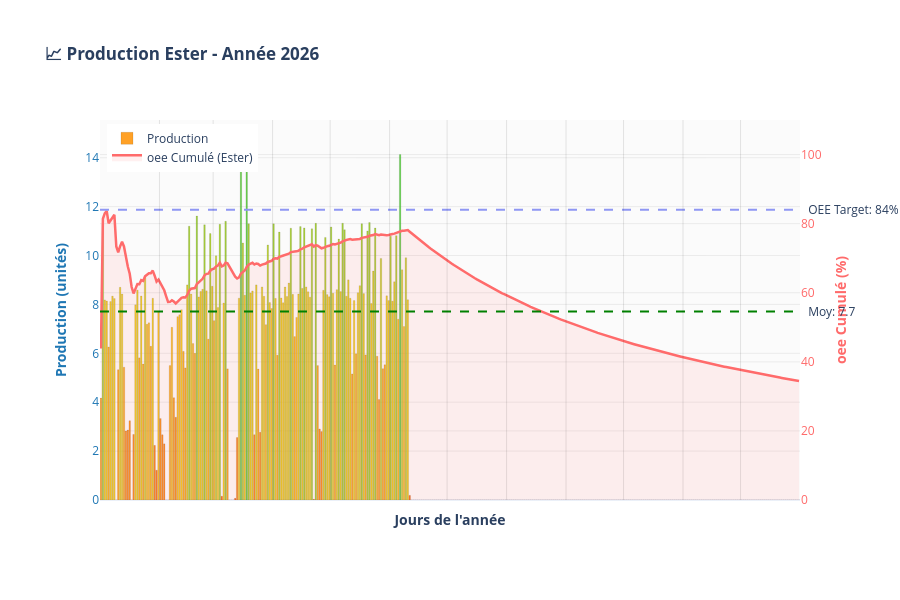

Notebook code cell kept with this figure:
### Code cell
dashboard.plot_histogramme_annee_complet(annea=2026, nom_produit='Ester', std=2)

### Figure 1 — Plotly figure (JSON) as saved in the notebook; plotly's stock layout.template omitted (floating-point values rounded to 4 significant figures; data arrays with more than 128 entries replaced by an {"elided": "..."} marker saying what was removed)
{"data": [{"hovertemplate": "<b>%{x}</b><br>Prod: %{y:.1f}<extra></extra>", "marker": {"color": {"elided": "365 str values"}, "line": {"color": "rgba(0,0,0,0.2)", "width": 0.5}}, "name": "Production", "showlegend": true, "type": "bar", "x": {"elided": "365 str values"}, "y": {"elided": "365 float values"}, "yaxis": "y"}, {"fill": "tozeroy", "fillcolor": "rgba(255, 107, 107, 0.1)", "hovertemplate": "<b>%{x}</b><br>oee Cumul: %{y:.1f}%<extra></extra>", "line": {"color": "#FF6B6B", "width": 2.5}, "mode": "lines", "name": "oee Cumulé (Ester)", "type": "scatter", "x": {"elided": "365 str values"}, "y": {"elided": "365 float values"}, "yaxis": "y2"}], "layout": {"annotations": [{"showarrow": false, "text": "  Moy: 7.7", "x": 1, "xanchor": "left", "xref": "x domain", "y": 7.712, "yanchor": "middle", "yref": "y"}, {"showarrow": false, "text": "  OEE Target: 84%", "x": 1, "xanchor": "left", "xref": "x domain", "y": 84, "yanchor": "middle", "yref": "y2"}], "height": 600, "hovermode": "x unified", "legend": {"x": 0.01, "y": 0.99}, "margin": {"b": 100, "l": 100, "r": 100, "t": 120}, "plot_bgcolor": "rgba(240, 240, 240, 0.3)", "shapes": [{"line": {"color": "green", "dash": "dash", "width": 2}, "type": "line", "x0": 0, "x1": 1, "xref": "x domain", "y0": 7.712, "y1": 7.712, "yref": "y"}, {"line": {"color": "#8f97F3", "dash": "dash", "width": 2}, "type": "line", "x0": 0, "x1": 1, "xref": "x domain", "y0": 84, "y1": 84, "yref": "y2"}, {"line": {"color": "rgba(0,0,0,0.1)", "dash": "solid", "width": 1}, "type": "line", "x0": 30.5, "x1": 30.5, "xref": "x", "y0": 0, "y1": 1, "yref": "y domain"}, {"line": {"color": "rgba(0,0,0,0.1)", "dash": "solid", "width": 1}, "type": "line", "x0": 58.5, "x1": 58.5, "xref": "x", "y0": 0, "y1": 1, "yref": "y domain"}, {"line": {"color": "rgba(0,0,0,0.1)", "dash": "solid", "width": 1}, "type": "line", "x0": 89.5, "x1": 89.5, "xref": "x", "y0": 0, "y1": 1, "yref": "y domain"}, {"line": {"color": "rgba(0,0,0,0.1)", "dash": "solid", "width": 1}, "type": "line", "x0": 119.5, "x1": 119.5, "xref": "x", "y0": 0, "y1": 1, "yref": "y domain"}, {"line": {"color": "rgba(0,0,0,0.1)", "dash": "solid", "width": 1}, "type": "line", "x0": 150.5, "x1": 150.5, "xref": "x", "y0": 0, "y1": 1, "yref": "y domain"}, {"line": {"color": "rgba(0,0,0,0.1)", "dash": "solid", "width": 1}, "type": "line", "x0": 180.5, "x1": 180.5, "xref": "x", "y0": 0, "y1": 1, "yref": "y domain"}, {"line": {"color": "rgba(0,0,0,0.1)", "dash": "solid", "width": 1}, "type": "line", "x0": 211.5, "x1": 211.5, "xref": "x", "y0": 0, "y1": 1, "yref": "y domain"}, {"line": {"color": "rgba(0,0,0,0.1)", "dash": "solid", "width": 1}, "type": "line", "x0": 242.5, "x1": 242.5, "xref": "x", "y0": 0, "y1": 1, "yref": "y domain"}, {"line": {"color": "rgba(0,0,0,0.1)", "dash": "solid", "width": 1}, "type": "line", "x0": 272.5, "x1": 272.5, "xref": "x", "y0": 0, "y1": 1, "yref": "y domain"}, {"line": {"color": "rgba(0,0,0,0.1)", "dash": "solid", "width": 1}, "type": "line", "x0": 303.5, "x1": 303.5, "xref": "x", "y0": 0, "y1": 1, "yref": "y domain"}, {"line": {"color": "rgba(0,0,0,0.1)", "dash": "solid", "width": 1}, "type": "line", "x0": 333.5, "x1": 333.5, "xref": "x", "y0": 0, "y1": 1, "yref": "y domain"}], "title": {"text": "<b>📈 Production Ester - Année 2026</b>"}, "xaxis": {"showgrid": false, "showticklabels": false, "title": {"text": "<b>Jours de l'année</b>"}}, "yaxis": {"gridcolor": "rgba(200, 200, 200, 0.3)", "gridwidth": 1, "range": [0, 15.54], "showgrid": true, "side": "left", "tickfont": {"color": "#1f77b4"}, "title": {"font": {"color": "#1f77b4"}, "text": "<b>Production (unités)</b>"}}, "yaxis2": {"gridcolor": "rgba(200, 200, 200, 0.3)", "gridwidth": 1, "overlaying": "y", "range": [0, 110], "showgrid": true, "side": "right", "tickfont": {"color": "#FF6B6B"}, "title": {"font": {"color": "#FF6B6B"}, "text": "<b>oee Cumulé (%)</b>"}}}}
